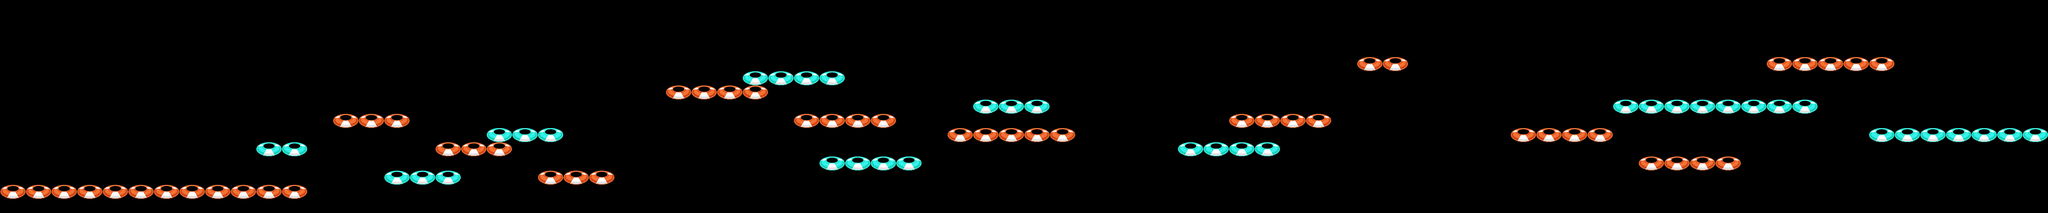

A level layout from a 2D game, rendered from its tile map. Below: a short description, then the map file with tile-grid data replaced by summaries:
An orthogonal 80x15 tile map with 90x50 px tiles, 3 tile layers (red, blue, green) and 23 objects.

<map version="1.0" orientation="orthogonal" width="80" height="15" tilewidth="90" tileheight="50">
 <tileset firstgid="1" name="road" tilewidth="90" tileheight="50">
  <image source="road.png" width="270" height="50" />
 </tileset>
 <layer name="red" width="80" height="15">
  <data>[1200 cells, 53 non-empty, 1 distinct tile ids]</data>
 </layer>
 <layer name="blue" width="80" height="15">
  <data>[1200 cells, 38 non-empty, 1 distinct tile ids]</data>
 </layer>
 <layer name="green" width="80" height="15">
  <data>[1200 cells, 0 non-empty, 0 distinct tile ids]</data>
 </layer>
 <objectgroup name="spikes" width="80" height="15">
  <object x="2252" y="500" />
  <object x="2430" y="406" />
  <object x="3961" y="600" />
  <object x="5042" y="397" />
 </objectgroup>
 <objectgroup name="crystals" width="80" height="15">
  <object x="996" y="452" />
  <object x="1440" y="552" />
  <object x="1848" y="406" />
  <object x="2748" y="221" />
  <object x="2833" y="221" />
  <object x="3061" y="512" />
  <object x="3600" y="294" />
  <object x="1261" y="373" />
  <object x="5458" y="412" />
  <object x="5542" y="412" />
  <object x="5897" y="512" />
  <object x="6433" y="176" />
  <object x="6788" y="421" />
  <object x="6882" y="427" />
  <object x="6967" y="424" />
  <object x="7064" y="427" />
  <object x="7158" y="427" />
  <object x="6082" y="312" />
  <object x="6167" y="315" />
 </objectgroup>
</map>